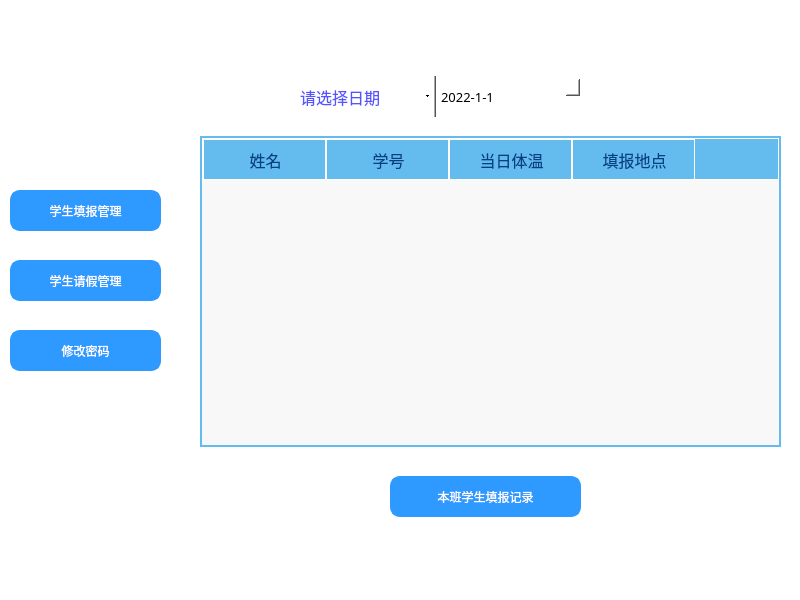
<?xml version="1.0" encoding="UTF-8"?>
<ui version="4.0">
 <class>MainWindow_tea</class>
 <widget class="QMainWindow" name="MainWindow_tea">
  <property name="geometry">
   <rect>
    <x>0</x>
    <y>0</y>
    <width>800</width>
    <height>600</height>
   </rect>
  </property>
  <property name="windowTitle">
   <string>班主任管理</string>
  </property>
  <property name="styleSheet">
   <string notr="true">background-color:rgb(255, 255, 255)</string>
  </property>
  <widget class="QWidget" name="centralwidget">
   <widget class="QPushButton" name="report_button">
    <property name="geometry">
     <rect>
      <x>10</x>
      <y>190</y>
      <width>151</width>
      <height>41</height>
     </rect>
    </property>
    <property name="styleSheet">
     <string notr="true">QPushButton{
	font: 12pt &quot;微软雅黑&quot;;
	
	background-color:rgb(46, 154, 255);
	color: rgb(255, 255, 255);
	border: 3px solid rgb(46, 154, 255);
	border-radius:10px
}
QPushButton:hover{
	
	color:rgb(46, 154, 255);
	background-color: rgb(255, 255, 255);
}
QPushButton:pressed{
	padding-top:5px;
	padding-left:5px
}
</string>
    </property>
    <property name="text">
     <string>学生填报管理</string>
    </property>
   </widget>
   <widget class="QPushButton" name="leave_button">
    <property name="geometry">
     <rect>
      <x>10</x>
      <y>260</y>
      <width>151</width>
      <height>41</height>
     </rect>
    </property>
    <property name="styleSheet">
     <string notr="true">QPushButton{
	font: 12pt &quot;微软雅黑&quot;;
	
	background-color:rgb(46, 154, 255);
	color: rgb(255, 255, 255);
	border: 3px solid rgb(46, 154, 255);
	border-radius:10px
}
QPushButton:hover{
	
	color:rgb(46, 154, 255);
	background-color: rgb(255, 255, 255);
}
QPushButton:pressed{
	padding-top:5px;
	padding-left:5px
}
</string>
    </property>
    <property name="text">
     <string>学生请假管理</string>
    </property>
   </widget>
   <widget class="QTabWidget" name="tabWidget">
    <property name="geometry">
     <rect>
      <x>180</x>
      <y>30</y>
      <width>621</width>
      <height>561</height>
     </rect>
    </property>
    <property name="styleSheet">
     <string notr="true">QTabWidget::pane{
	border:none;
}</string>
    </property>
    <property name="currentIndex">
     <number>0</number>
    </property>
    <widget class="QWidget" name="tab">
     <attribute name="title">
      <string>Tab 1</string>
     </attribute>
     <widget class="QTableWidget" name="tableWidget_report">
      <property name="geometry">
       <rect>
        <x>20</x>
        <y>80</y>
        <width>581</width>
        <height>311</height>
       </rect>
      </property>
      <property name="font">
       <font>
        <family>微软雅黑</family>
        <pointsize>-1</pointsize>
       </font>
      </property>
      <property name="styleSheet">
       <string notr="true">/********QTableWidget*********/
QHeaderView{							/*设置标题(包括垂直+水平的)*/
	
			  font-size: 15px;				/*11榜*/
	      border: 1px solid rgb(255, 255, 255);
       /* border-bottom: 2px solid rgb(35, 100, 224); 		下边框深蓝色*/
        background: rgb(100, 188, 238);				/*背景浅蓝色*/ 
	      min-height:40px;
	       
} 
 
 
QHeaderView::section:horizontal { 					/*设置标题(水平的)*/
        border: 1px solid rgb(255, 255, 255); 			/*白色间隔*/
	      border-bottom: 0px;							/*下边框不需要颜色*/
        color: rgb(2, 65, 132);
        background: transparent;
        padding-left: 2px;
        min-width:60px;
}
QHeaderView::section:horizontal:hover {			/*设置鼠标停留状态*/
        color: white;							/*字体白色*/
        background: rgb(11,82,202);				/*背景深蓝色*/
}
QHeaderView::section:horizontal:pressed {			/*设置鼠标按下状态*/
        color: white;
        background: rgb(39,106,220);				/*背景深蓝色减一点*/
}
QHeaderView::section:vertical { 					/*设置标题(垂直的)*/
        border: 1px solid rgb(255, 255, 255); 			/*白色间隔*/
	      border-bottom: 0px;							/*下边框不需要颜色*/
        color: rgb(2, 65, 132);
        background: rgb(255, 255, 255,180);
        padding-top: 3px;
        min-width:60px;
        
}
QHeaderView::section:vertical:hover {			/*设置鼠标停留状态*/
        color: white;							/*字体白色*/
        background: rgb(11,82,202);				/*背景深蓝色*/
}
QHeaderView::section:vertical:pressed {			/*设置鼠标按下状态*/
        color: white;
        background: rgb(39,106,220);				/*背景深蓝色减一点*/
}
 
 
QHeaderView::up-arrow {						/*设置向上排序指针*/
        width: 13px;
        height: 11px;
        padding-right: 10px;					 	/*设置右内边距*/
        image: url(:/arrow_up.png);
        subcontrol-position: center right;
}
QHeaderView::up-arrow:hover, QHeaderView::up-arrow:pressed {
     
}
QHeaderView::down-arrow {						/*设置向下排序指针*/
        width: 13px;
        height: 11px;
        padding-right: 10px;
        image: url(:/arrow_down.png);
        subcontrol-position: center right;
}
QHeaderView::down-arrow:hover, QHeaderView::down-arrow:pressed {
     
}
QTableWidget,QTableView {
				font-size: 15px;				/*10榜*/				
				color : rgb(1,37,116);				
        border: 2px solid rgb(100, 188, 238);		
        background: rgb(248,248,248);
        gridline-color: rgb(196,226,255);	
        text-align: center;	
        outline:0px;			/*禁止焦点*/
        
}
QTableWidget::item,QTableView::item {							/*设置视图项*/
        padding-left: 5px;
        padding-right: 5px;
        border: none; 
        background: rgba(251,251,253,200);
       
       /* border-right: 1px solid rgb(100, 188, 238); */
        /*border-bottom: 1px solid rgb(100, 188, 238);*/
}
QTableWidget::item:selected,QTableView::item:selected {				    /*设置选中的视图项*/
        background: rgba(207,230,253,200);
        color : rgb(1,37,116);				
}
 
 
QTableView::item:alternate:!selected,QTableWidget::item:alternate:!selected,QListView::item:alternate:!selected 
{ 
	background: rgb(250,250,250); 
}
 
QTableView::item:!alternate:!selected,QTableWidget::item:!alternate:!selected
{ 
	background: rgb(240,247,254); 
}</string>
      </property>
      <property name="autoScroll">
       <bool>true</bool>
      </property>
      <property name="gridStyle">
       <enum>Qt::NoPen</enum>
      </property>
      <attribute name="horizontalHeaderDefaultSectionSize">
       <number>123</number>
      </attribute>
      <attribute name="verticalHeaderDefaultSectionSize">
       <number>37</number>
      </attribute>
      <column>
       <property name="text">
        <string>姓名</string>
       </property>
       <property name="font">
        <font>
         <family>微软雅黑</family>
         <pointsize>12</pointsize>
        </font>
       </property>
      </column>
      <column>
       <property name="text">
        <string>学号</string>
       </property>
       <property name="font">
        <font>
         <family>微软雅黑</family>
         <pointsize>12</pointsize>
        </font>
       </property>
      </column>
      <column>
       <property name="text">
        <string>当日体温</string>
       </property>
       <property name="font">
        <font>
         <family>微软雅黑</family>
         <pointsize>12</pointsize>
        </font>
       </property>
      </column>
      <column>
       <property name="text">
        <string>填报地点</string>
       </property>
       <property name="font">
        <font>
         <family>微软雅黑</family>
         <pointsize>12</pointsize>
        </font>
       </property>
      </column>
     </widget>
     <widget class="QDateEdit" name="dateEdit">
      <property name="geometry">
       <rect>
        <x>240</x>
        <y>20</y>
        <width>161</width>
        <height>41</height>
       </rect>
      </property>
      <property name="font">
       <font>
        <family>微软雅黑</family>
        <pointsize>10</pointsize>
       </font>
      </property>
      <property name="styleSheet">
       <string notr="true">    border: 2px solid #f3f3f3;/*设置线宽*/
	background-color: rgb(237, 242, 255);/*背景颜色*/
    border-radius: 10px;/*圆角*/
	border-style:solid;/*边框为实线型*/
	border-width:2px;/*边框宽度*/
	border-color:rgb(77, 123, 255);/*边框颜色*/

	padding-left: 10px;/*左侧边距*/
 QDateEdit::up-button{
subcontrol-origin:border;
     subcontrol-position:right;
      60px;
     height: 60px;                
 }
 QDateEdit::down-button{subcontrol-origin:border;
     subcontrol-position:left;
      60px;
     height: 60px;
 }</string>
      </property>
      <property name="displayFormat">
       <string>yyyy-M-d</string>
      </property>
      <property name="date">
       <date>
        <year>2022</year>
        <month>1</month>
        <day>1</day>
       </date>
      </property>
     </widget>
     <widget class="QLabel" name="label">
      <property name="geometry">
       <rect>
        <x>120</x>
        <y>30</y>
        <width>111</width>
        <height>21</height>
       </rect>
      </property>
      <property name="font">
       <font>
        <family>微软雅黑</family>
        <pointsize>12</pointsize>
       </font>
      </property>
      <property name="styleSheet">
       <string notr="true">color: rgb(85, 85, 255);</string>
      </property>
      <property name="text">
       <string>请选择日期</string>
      </property>
     </widget>
     <widget class="QPushButton" name="get_report">
      <property name="geometry">
       <rect>
        <x>210</x>
        <y>420</y>
        <width>191</width>
        <height>41</height>
       </rect>
      </property>
      <property name="styleSheet">
       <string notr="true">QPushButton{
	font: 12pt &quot;微软雅黑&quot;;
	
	background-color:rgb(46, 154, 255);
	color: rgb(255, 255, 255);
	border: 3px solid rgb(46, 154, 255);
	border-radius:10px
}
QPushButton:hover{
	
	color:rgb(46, 154, 255);
	background-color: rgb(255, 255, 255);
}
QPushButton:pressed{
	padding-top:5px;
	padding-left:5px
}
</string>
      </property>
      <property name="text">
       <string>本班学生填报记录</string>
      </property>
     </widget>
    </widget>
    <widget class="QWidget" name="tab_2">
     <attribute name="title">
      <string>Tab 2</string>
     </attribute>
     <widget class="QTabWidget" name="tabWidget_2">
      <property name="geometry">
       <rect>
        <x>0</x>
        <y>10</y>
        <width>621</width>
        <height>521</height>
       </rect>
      </property>
      <property name="font">
       <font>
        <family>微软雅黑</family>
        <pointsize>12</pointsize>
       </font>
      </property>
      <property name="currentIndex">
       <number>0</number>
      </property>
      <widget class="QWidget" name="tab_3">
       <attribute name="title">
        <string>                   已批准                  </string>
       </attribute>
       <widget class="QTableWidget" name="tableWidget_leave">
        <property name="geometry">
         <rect>
          <x>0</x>
          <y>40</y>
          <width>621</width>
          <height>311</height>
         </rect>
        </property>
        <property name="font">
         <font>
          <family>微软雅黑</family>
          <pointsize>-1</pointsize>
         </font>
        </property>
        <property name="styleSheet">
         <string notr="true">/********QTableWidget*********/
QHeaderView{							/*设置标题(包括垂直+水平的)*/
	
			  font-size: 15px;				/*11榜*/
	      border: 1px solid rgb(255, 255, 255);
       /* border-bottom: 2px solid rgb(35, 100, 224); 		下边框深蓝色*/
        background: rgb(100, 188, 238);				/*背景浅蓝色*/ 
	      min-height:40px;
	       
} 
 
 
QHeaderView::section:horizontal { 					/*设置标题(水平的)*/
        border: 1px solid rgb(255, 255, 255); 			/*白色间隔*/
	      border-bottom: 0px;							/*下边框不需要颜色*/
        color: rgb(2, 65, 132);
        background: transparent;
        padding-left: 2px;
        min-width:60px;
}
QHeaderView::section:horizontal:hover {			/*设置鼠标停留状态*/
        color: white;							/*字体白色*/
        background: rgb(11,82,202);				/*背景深蓝色*/
}
QHeaderView::section:horizontal:pressed {			/*设置鼠标按下状态*/
        color: white;
        background: rgb(39,106,220);				/*背景深蓝色减一点*/
}
QHeaderView::section:vertical { 					/*设置标题(垂直的)*/
        border: 1px solid rgb(255, 255, 255); 			/*白色间隔*/
	      border-bottom: 0px;							/*下边框不需要颜色*/
        color: rgb(2, 65, 132);
        background: rgb(255, 255, 255,180);
        padding-top: 3px;
        min-width:60px;
        
}
QHeaderView::section:vertical:hover {			/*设置鼠标停留状态*/
        color: white;							/*字体白色*/
        background: rgb(11,82,202);				/*背景深蓝色*/
}
QHeaderView::section:vertical:pressed {			/*设置鼠标按下状态*/
        color: white;
        background: rgb(39,106,220);				/*背景深蓝色减一点*/
}
 
 
QHeaderView::up-arrow {						/*设置向上排序指针*/
        width: 13px;
        height: 11px;
        padding-right: 10px;					 	/*设置右内边距*/
        image: url(:/arrow_up.png);
        subcontrol-position: center right;
}
QHeaderView::up-arrow:hover, QHeaderView::up-arrow:pressed {
     
}
QHeaderView::down-arrow {						/*设置向下排序指针*/
        width: 13px;
        height: 11px;
        padding-right: 10px;
        image: url(:/arrow_down.png);
        subcontrol-position: center right;
}
QHeaderView::down-arrow:hover, QHeaderView::down-arrow:pressed {
     
}
QTableWidget,QTableView {
				font-size: 15px;				/*10榜*/				
				color : rgb(1,37,116);				
        border: 2px solid rgb(100, 188, 238);		
        background: rgb(248,248,248);
        gridline-color: rgb(196,226,255);	
        text-align: center;	
        outline:0px;			/*禁止焦点*/
        
}
QTableWidget::item,QTableView::item {							/*设置视图项*/
        padding-left: 5px;
        padding-right: 5px;
        border: none; 
        background: rgba(251,251,253,200);
       
       /* border-right: 1px solid rgb(100, 188, 238); */
        /*border-bottom: 1px solid rgb(100, 188, 238);*/
}
QTableWidget::item:selected,QTableView::item:selected {				    /*设置选中的视图项*/
        background: rgba(207,230,253,200);
        color : rgb(1,37,116);				
}
 
 
QTableView::item:alternate:!selected,QTableWidget::item:alternate:!selected,QListView::item:alternate:!selected 
{ 
	background: rgb(250,250,250); 
}
 
QTableView::item:!alternate:!selected,QTableWidget::item:!alternate:!selected
{ 
	background: rgb(240,247,254); 
}</string>
        </property>
        <property name="autoScroll">
         <bool>true</bool>
        </property>
        <property name="gridStyle">
         <enum>Qt::NoPen</enum>
        </property>
        <attribute name="horizontalHeaderDefaultSectionSize">
         <number>123</number>
        </attribute>
        <attribute name="verticalHeaderDefaultSectionSize">
         <number>37</number>
        </attribute>
        <column>
         <property name="text">
          <string>姓名</string>
         </property>
         <property name="font">
          <font>
           <family>微软雅黑</family>
           <pointsize>11</pointsize>
          </font>
         </property>
        </column>
        <column>
         <property name="text">
          <string>学号</string>
         </property>
         <property name="font">
          <font>
           <family>微软雅黑</family>
           <pointsize>11</pointsize>
          </font>
         </property>
        </column>
        <column>
         <property name="text">
          <string>离校时间</string>
         </property>
         <property name="font">
          <font>
           <family>微软雅黑</family>
           <pointsize>11</pointsize>
          </font>
         </property>
        </column>
        <column>
         <property name="text">
          <string>时长</string>
         </property>
         <property name="font">
          <font>
           <family>微软雅黑</family>
           <pointsize>11</pointsize>
          </font>
         </property>
        </column>
        <column>
         <property name="text">
          <string>目的地</string>
         </property>
         <property name="font">
          <font>
           <family>微软雅黑</family>
           <pointsize>11</pointsize>
          </font>
         </property>
        </column>
       </widget>
       <widget class="QPushButton" name="leave_button_2">
        <property name="geometry">
         <rect>
          <x>200</x>
          <y>370</y>
          <width>191</width>
          <height>41</height>
         </rect>
        </property>
        <property name="styleSheet">
         <string notr="true">QPushButton{
	font: 12pt &quot;微软雅黑&quot;;
	
	background-color:rgb(46, 154, 255);
	color: rgb(255, 255, 255);
	border: 3px solid rgb(46, 154, 255);
	border-radius:10px
}
QPushButton:hover{
	
	color:rgb(46, 154, 255);
	background-color: rgb(255, 255, 255);
}
QPushButton:pressed{
	padding-top:5px;
	padding-left:5px
}
</string>
        </property>
        <property name="text">
         <string>刷新纪录</string>
        </property>
       </widget>
      </widget>
      <widget class="QWidget" name="tab_4">
       <attribute name="title">
        <string>                  未批准                  </string>
       </attribute>
       <widget class="QTableWidget" name="tableWidget_leave_2">
        <property name="geometry">
         <rect>
          <x>0</x>
          <y>40</y>
          <width>621</width>
          <height>311</height>
         </rect>
        </property>
        <property name="font">
         <font>
          <family>微软雅黑</family>
          <pointsize>-1</pointsize>
         </font>
        </property>
        <property name="styleSheet">
         <string notr="true">/********QTableWidget*********/
QHeaderView{							/*设置标题(包括垂直+水平的)*/
	
			  font-size: 15px;				/*11榜*/
	      border: 1px solid rgb(255, 255, 255);
       /* border-bottom: 2px solid rgb(35, 100, 224); 		下边框深蓝色*/
        background: rgb(100, 188, 238);				/*背景浅蓝色*/ 
	      min-height:40px;
	       
} 
 
 
QHeaderView::section:horizontal { 					/*设置标题(水平的)*/
        border: 1px solid rgb(255, 255, 255); 			/*白色间隔*/
	      border-bottom: 0px;							/*下边框不需要颜色*/
        color: rgb(2, 65, 132);
        background: transparent;
        padding-left: 2px;
        min-width:60px;
}
QHeaderView::section:horizontal:hover {			/*设置鼠标停留状态*/
        color: white;							/*字体白色*/
        background: rgb(11,82,202);				/*背景深蓝色*/
}
QHeaderView::section:horizontal:pressed {			/*设置鼠标按下状态*/
        color: white;
        background: rgb(39,106,220);				/*背景深蓝色减一点*/
}
QHeaderView::section:vertical { 					/*设置标题(垂直的)*/
        border: 1px solid rgb(255, 255, 255); 			/*白色间隔*/
	      border-bottom: 0px;							/*下边框不需要颜色*/
        color: rgb(2, 65, 132);
        background: rgb(255, 255, 255,180);
        padding-top: 3px;
        min-width:60px;
        
}
QHeaderView::section:vertical:hover {			/*设置鼠标停留状态*/
        color: white;							/*字体白色*/
        background: rgb(11,82,202);				/*背景深蓝色*/
}
QHeaderView::section:vertical:pressed {			/*设置鼠标按下状态*/
        color: white;
        background: rgb(39,106,220);				/*背景深蓝色减一点*/
}
 
 
QHeaderView::up-arrow {						/*设置向上排序指针*/
        width: 13px;
        height: 11px;
        padding-right: 10px;					 	/*设置右内边距*/
        image: url(:/arrow_up.png);
        subcontrol-position: center right;
}
QHeaderView::up-arrow:hover, QHeaderView::up-arrow:pressed {
     
}
QHeaderView::down-arrow {						/*设置向下排序指针*/
        width: 13px;
        height: 11px;
        padding-right: 10px;
        image: url(:/arrow_down.png);
        subcontrol-position: center right;
}
QHeaderView::down-arrow:hover, QHeaderView::down-arrow:pressed {
     
}
QTableWidget,QTableView {
				font-size: 15px;				/*10榜*/				
				color : rgb(1,37,116);				
        border: 2px solid rgb(100, 188, 238);		
        background: rgb(248,248,248);
        gridline-color: rgb(196,226,255);	
        text-align: center;	
        outline:0px;			/*禁止焦点*/
        
}
QTableWidget::item,QTableView::item {							/*设置视图项*/
        padding-left: 5px;
        padding-right: 5px;
        border: none; 
        background: rgba(251,251,253,200);
       
       /* border-right: 1px solid rgb(100, 188, 238); */
        /*border-bottom: 1px solid rgb(100, 188, 238);*/
}
QTableWidget::item:selected,QTableView::item:selected {				    /*设置选中的视图项*/
        background: rgba(207,230,253,200);
        color : rgb(1,37,116);				
}
 
 
QTableView::item:alternate:!selected,QTableWidget::item:alternate:!selected,QListView::item:alternate:!selected 
{ 
	background: rgb(250,250,250); 
}
 
QTableView::item:!alternate:!selected,QTableWidget::item:!alternate:!selected
{ 
	background: rgb(240,247,254); 
}</string>
        </property>
        <property name="autoScroll">
         <bool>true</bool>
        </property>
        <property name="gridStyle">
         <enum>Qt::NoPen</enum>
        </property>
        <attribute name="horizontalHeaderDefaultSectionSize">
         <number>123</number>
        </attribute>
        <attribute name="verticalHeaderDefaultSectionSize">
         <number>37</number>
        </attribute>
        <column>
         <property name="text">
          <string>姓名</string>
         </property>
         <property name="font">
          <font>
           <family>微软雅黑</family>
           <pointsize>11</pointsize>
          </font>
         </property>
        </column>
        <column>
         <property name="text">
          <string>学号</string>
         </property>
         <property name="font">
          <font>
           <family>微软雅黑</family>
           <pointsize>11</pointsize>
          </font>
         </property>
        </column>
        <column>
         <property name="text">
          <string>离校时间</string>
         </property>
         <property name="font">
          <font>
           <family>微软雅黑</family>
           <pointsize>11</pointsize>
          </font>
         </property>
        </column>
        <column>
         <property name="text">
          <string>时长</string>
         </property>
         <property name="font">
          <font>
           <family>微软雅黑</family>
           <pointsize>11</pointsize>
          </font>
         </property>
        </column>
        <column>
         <property name="text">
          <string>目的地</string>
         </property>
         <property name="font">
          <font>
           <family>微软雅黑</family>
           <pointsize>11</pointsize>
          </font>
         </property>
        </column>
       </widget>
       <widget class="QPushButton" name="leave_button_3">
        <property name="geometry">
         <rect>
          <x>330</x>
          <y>370</y>
          <width>191</width>
          <height>41</height>
         </rect>
        </property>
        <property name="styleSheet">
         <string notr="true">QPushButton{
	font: 12pt &quot;微软雅黑&quot;;
	
	background-color:rgb(46, 154, 255);
	color: rgb(255, 255, 255);
	border: 3px solid rgb(46, 154, 255);
	border-radius:10px
}
QPushButton:hover{
	
	color:rgb(46, 154, 255);
	background-color: rgb(255, 255, 255);
}
QPushButton:pressed{
	padding-top:5px;
	padding-left:5px
}
</string>
        </property>
        <property name="text">
         <string>批准请假</string>
        </property>
       </widget>
       <widget class="QPushButton" name="leave_button_4">
        <property name="geometry">
         <rect>
          <x>70</x>
          <y>370</y>
          <width>191</width>
          <height>41</height>
         </rect>
        </property>
        <property name="styleSheet">
         <string notr="true">QPushButton{
	font: 12pt &quot;微软雅黑&quot;;
	
	background-color:rgb(46, 154, 255);
	color: rgb(255, 255, 255);
	border: 3px solid rgb(46, 154, 255);
	border-radius:10px
}
QPushButton:hover{
	
	color:rgb(46, 154, 255);
	background-color: rgb(255, 255, 255);
}
QPushButton:pressed{
	padding-top:5px;
	padding-left:5px
}
</string>
        </property>
        <property name="text">
         <string>查看未批准学生</string>
        </property>
       </widget>
       <widget class="QLabel" name="label_leave">
        <property name="geometry">
         <rect>
          <x>150</x>
          <y>430</y>
          <width>301</width>
          <height>41</height>
         </rect>
        </property>
        <property name="font">
         <font>
          <family>微软雅黑</family>
          <pointsize>12</pointsize>
         </font>
        </property>
        <property name="styleSheet">
         <string notr="true">color:rgb(255, 0, 0);</string>
        </property>
        <property name="text">
         <string/>
        </property>
       </widget>
      </widget>
     </widget>
    </widget>
    <widget class="QWidget" name="tab_5">
     <attribute name="title">
      <string>Tab 3</string>
     </attribute>
     <widget class="QLineEdit" name="password_comfirm_lineEdit">
      <property name="geometry">
       <rect>
        <x>180</x>
        <y>230</y>
        <width>221</width>
        <height>41</height>
       </rect>
      </property>
      <property name="styleSheet">
       <string notr="true">border:2px solid rgb(186,186,186);
font: 10pt &quot;微软雅黑&quot;;
border-radius:10px
</string>
      </property>
      <property name="echoMode">
       <enum>QLineEdit::Password</enum>
      </property>
      <property name="placeholderText">
       <string>确认新密码</string>
      </property>
     </widget>
     <widget class="QPushButton" name="leave_button_5">
      <property name="geometry">
       <rect>
        <x>220</x>
        <y>300</y>
        <width>141</width>
        <height>41</height>
       </rect>
      </property>
      <property name="styleSheet">
       <string notr="true">QPushButton{
	font: 12pt &quot;微软雅黑&quot;;
	
	background-color:rgb(46, 154, 255);
	color: rgb(255, 255, 255);
	border: 3px solid rgb(46, 154, 255);
	border-radius:10px
}
QPushButton:hover{
	
	color:rgb(46, 154, 255);
	background-color: rgb(255, 255, 255);
}
QPushButton:pressed{
	padding-top:5px;
	padding-left:5px
}
</string>
      </property>
      <property name="text">
       <string>确认修改</string>
      </property>
     </widget>
     <widget class="QLineEdit" name="password_lineEdit_new">
      <property name="geometry">
       <rect>
        <x>180</x>
        <y>160</y>
        <width>221</width>
        <height>41</height>
       </rect>
      </property>
      <property name="styleSheet">
       <string notr="true">border:2px solid rgb(186,186,186);
font: 10pt &quot;微软雅黑&quot;;
border-radius:10px
</string>
      </property>
      <property name="echoMode">
       <enum>QLineEdit::Password</enum>
      </property>
      <property name="placeholderText">
       <string>新密码</string>
      </property>
     </widget>
     <widget class="QLineEdit" name="password_lineEdit_old">
      <property name="geometry">
       <rect>
        <x>180</x>
        <y>90</y>
        <width>221</width>
        <height>41</height>
       </rect>
      </property>
      <property name="styleSheet">
       <string notr="true">border:2px solid rgb(186,186,186);
font: 10pt &quot;微软雅黑&quot;;
border-radius:10px
</string>
      </property>
      <property name="echoMode">
       <enum>QLineEdit::Password</enum>
      </property>
      <property name="placeholderText">
       <string>请输入旧密码以确认身份</string>
      </property>
     </widget>
     <widget class="QLabel" name="label_9">
      <property name="geometry">
       <rect>
        <x>200</x>
        <y>360</y>
        <width>171</width>
        <height>31</height>
       </rect>
      </property>
      <property name="font">
       <font>
        <family>微软雅黑</family>
        <pointsize>12</pointsize>
       </font>
      </property>
      <property name="styleSheet">
       <string notr="true">color: rgb(255, 0, 0);</string>
      </property>
      <property name="text">
       <string/>
      </property>
     </widget>
    </widget>
   </widget>
   <widget class="QPushButton" name="change_password_button">
    <property name="geometry">
     <rect>
      <x>10</x>
      <y>330</y>
      <width>151</width>
      <height>41</height>
     </rect>
    </property>
    <property name="styleSheet">
     <string notr="true">QPushButton{
	font: 12pt &quot;微软雅黑&quot;;
	
	background-color:rgb(46, 154, 255);
	color: rgb(255, 255, 255);
	border: 3px solid rgb(46, 154, 255);
	border-radius:10px
}
QPushButton:hover{
	
	color:rgb(46, 154, 255);
	background-color: rgb(255, 255, 255);
}
QPushButton:pressed{
	padding-top:5px;
	padding-left:5px
}
</string>
    </property>
    <property name="text">
     <string>修改密码</string>
    </property>
   </widget>
   <widget class="QLabel" name="label_2">
    <property name="geometry">
     <rect>
      <x>110</x>
      <y>10</y>
      <width>331</width>
      <height>51</height>
     </rect>
    </property>
    <property name="text">
     <string/>
    </property>
   </widget>
  </widget>
 </widget>
 <resources/>
 <connections/>
</ui>
